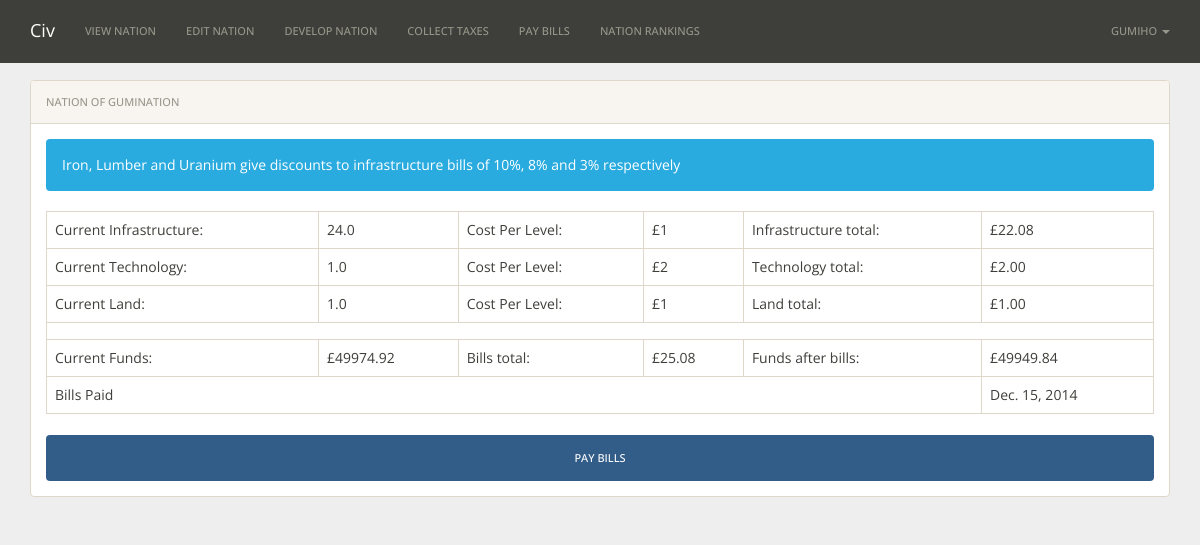
/bills/1/ (signed in), run on an earlier commit of the app's database.
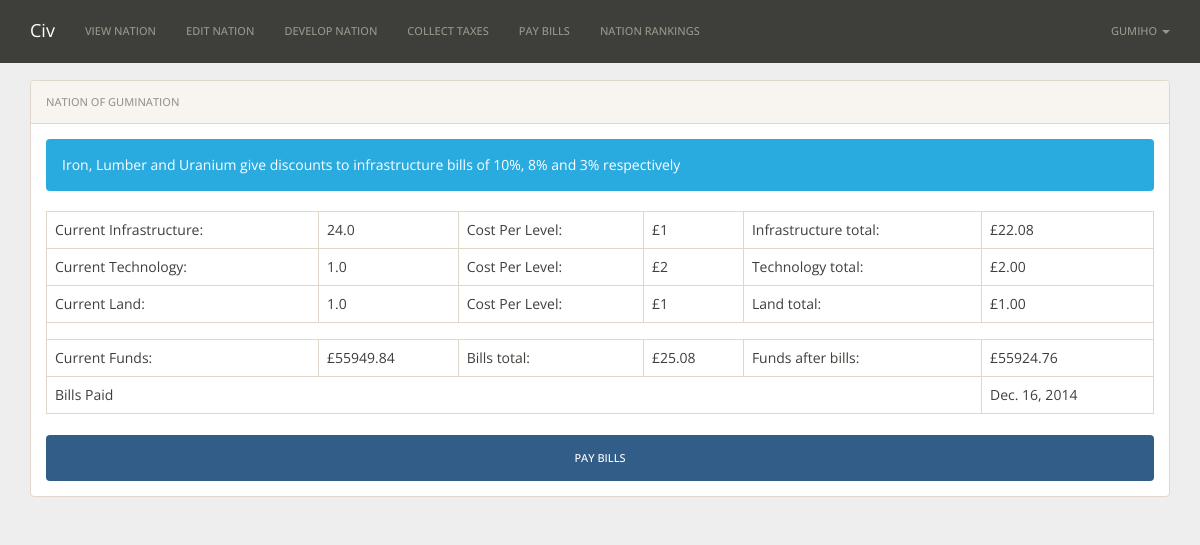
And on a later commit of the database.
### nations/models.py (models this page shows)
class Nation(models.Model):
    user = models.OneToOneField(User)
    nation_name = models.CharField(max_length=30)
    funds = models.DecimalField(default=10000.00, max_digits=19, decimal_places=2)
    government = models.CharField(max_length=30, default='Democratic')
    religion = models.CharField(max_length=30, default='None')
    infrastructure = models.FloatField(default=1.00)
    technology = models.FloatField(default=1.00)
    land = models.FloatField(default=1.00)
    resource1 = models.CharField(max_length=200)
    resource2 = models.CharField(max_length=200)
    peaceful = models.BooleanField(default=False)
    paid_bills = models.DateField()
    collect_taxes = models.DateField()
    tax_rate = models.IntegerField(default=20)
    citizens = models.IntegerField(default=1)

### nations/views.py (the view)
# urls.py: url(r'^bills/(?P<pk>\d+)/$', views.billsNationView.as_view(), name='payBills'),
class billsNationView(DetailView):
	model = Nation
	def get(self, request, pk):
		nation = Nation.objects.get(pk=pk)
		if request.user != nation.user:
			return redirect('noEntry')
		else:
			return render_to_response('nations/nation_bills.html',{'costs': self.costs_generator(nation), 'nation': nation, 'validate': self.bills_validation(nation, datetime.datetime.now().date())},RequestContext(request))
	def post(self, request, pk):
		nation = Nation.objects.get(pk=pk)
		if request.user != nation.user:
			return redirect('noEntry')
		else:
			if self.bills_validation(nation,datetime.datetime.now().date()):
				nation.funds = nation.funds - Decimal(request.POST['bills'])
				nation.paid_bills = datetime.datetime.now().date()
				nation.save()
				return redirect('/nation/' + pk)
			else:
				return redirect('/bills/' + pk)
	def infrastructure_upkeep(self,infrastructure):
		if infrastructure < 100:
			cost = 1
		elif infrastructure >= 100 and infrastructure < 1000:
			cost = 2
		elif infrastructure >= 1000 and infrastructure < 2000:
			cost = 4
		elif infrastructure >= 2000 and infrastructure < 3000:
			cost = 8
		else:
			cost = 15
		return cost
	def calculate_discounts(self, bills, resource1, resource2):
		resources = [resource1,resource2]
		bills = float(bills)
		if 'Iron' in resources:
			bills = bills * 0.90
		if 'Lumber' in resources:
			bills = bills * 0.92
		if 'Uranium' in resources:
			bills = bills * 0.97
		return bills
	def bills_validation(self, nation, date):
		if nation.paid_bills == date:
			return {'payable': False, 'error': 'Can only pay bills once a day.'}
		else:
			infrastructure = self.calculate_discounts(self.infrastructure_upkeep(nation.infrastructure)*nation.infrastructure,nation.resource1,nation.resource2)
			total_bills = infrastructure+nation.technology*2+nation.land*1
			if nation.funds > total_bills:
				return {'payable': True}
			else:
				return {'payable': False, 'error': 'Not enough funds'}
	def costs_generator(self, nation):
		infrastructure = self.calculate_discounts(self.infrastructure_upkeep(nation.infrastructure)*nation.infrastructure,nation.resource1,nation.resource2)
		total_bills = infrastructure+nation.technology*2+nation.land*1
		new_funds = float(nation.funds) - total_bills
		return {'per_infrastructure': self.infrastructure_upkeep(nation.infrastructure), 'per_technology': 2, 'per_land': 1, 'infrastructure': format(infrastructure,'.2f'), 'technology': format(nation.technology*2,'.2f'), 'land': format(nation.land*1,'.2f'), 'total': format(total_bills,'.2f'), 'new_funds': format(new_funds,'.2f')}

### nations/static/templates/nations/nation_bills.html (shortened to what this page needs)
{% extends "base.html" %}
{% block content %}
<div class="container">
	<div class="panel panel-default">
	    <div class="panel-heading">Nation of {{nation.nation_name}}</div>
	    <div class="panel-body">
		    <div class="alert alert-info" role="alert">Iron, Lumber and Uranium give discounts to infrastructure bills of 10%, 8% and 3% respectively</div>
	    	<table class="table table-bordered">
					<tr>
						<td>Current Infrastructure:</td>
						<td>{{nation.infrastructure}}</td>
						<td>Cost Per Level:</td>
						<td>£{{costs.per_infrastructure}}</td>
						<td>Infrastructure total:</td>
						<td>£{{costs.infrastructure}}</td>
					</tr>
					<tr>
						<td>Current Technology: </td>
						<td>{{nation.technology}}</td>
						<td>Cost Per Level:</td>
						<td>£{{costs.per_technology}}</td>
						<td>Technology total:</td>
						<td>£{{costs.technology}}</td>
					</tr>
					<tr>
						<td>Current Land: </td>
						<td>{{nation.land}}</td>
						<td>Cost Per Level:</td>
						<td>£{{costs.per_land}}</td>
						<td>Land total:</td>
						<td>£{{costs.land}}</td>
					</tr>
					<tr>
						<td colspan="6">
						</td>
					</tr>
					<tr>
						<td>Current Funds:</td>
						<td>£{{nation.funds}}</td>
						<td>Bills total:</td>
						<td>£{{costs.total}}</td>
						<td>Funds after bills:</td>
						<td>£{{costs.new_funds}}</td>
					</tr>
					<tr>
						<td colspan="5">Bills Paid</td>
						<td>{{nation.paid_bills}}</td>
					</tr>
			</table>
	    	<form action="" role="form" method="post">
	    		<div class="form-group">
	    			<div class="col-sm-8">
	    			</div>
	    		</div>
	    		{% if validate.payable %}
		    		<input type="submit" class="btn btn-primary btn-block" value="Pay Bills" />
		    	{% else %}
		    		<div class="alert alert-danger" role="alert">{{validate.error}}</div>
		    		<input type="submit" class="btn btn-primary btn-block" value="Pay Bills" disabled />
		    	{% endif %}
		    </form>
		</div>
	</div>
</div>
{% endblock %}

### nations/static/templates/base.html (shortened to what this page needs)
<!DOCTYPE html>
<html>
  <head>{% load staticfiles %}
    <link href="{% static 'css/sandstone.min.css' %}" rel="stylesheet" media="screen">
    <link href="{% static 'css/style.css' %}" rel="stylesheet" media="screen">
    <link href="{% static 'css/bootstrap-table.min.css' %}" rel="stylesheet" media="screen">
    <link href="https://gitcdn.github.io/bootstrap-toggle/2.0.0/css/bootstrap-toggle.min.css" rel="stylesheet">
  </head>
  <body>
    <nav class="navbar navbar-default navbar-fixed-top" role="navigation">
      <div class="container">
        <div class="navbar-header">
          <a class="navbar-brand" href="/">Civ</a>
        </div>
        <div id="navbar" class="collapse navbar-collapse">
          <ul class="nav navbar-nav">
            {% if user.is_anonymous %}
            <li {% if request.><a href="/nation/{{user.nation.id}}">View Nation</a></li>
            <li><a href="/edit/{{user.nation.id}}">Edit Nation </a></li>
            <li><a href="/expand/{{user.nation.id}}">Develop Nation </a></li>
            <li><a href="/taxes/{{user.nation.id}}">Collect Taxes </a></li>
            <li><a href="/bills/{{user.nation.id}}">Pay Bills </a></li>
            <li><a href="/rank">Nation Rankings </a></li>
          </ul>
          <ul class="nav navbar-nav navbar-right">
            {% if user.is_anonymous %}
              <li>
                <a href="/register/">Sign Up</a>
              </li>
              <li>
                <a href="{% url 'django.contrib.auth.views.login' %}">Login</a>
              </li>
            {% else %}
              <li class="dropdown" id="menuLogin">
                <a class="dropdown-toggle" href="#" data-toggle="dropdown" id="navLogin">{{ user }} <span class="caret"></span></a>
              </li>
            {% endif %}
          </ul>
        </div>
      </div>
    </nav>
	{% block content %}{% endblock %}
  </body>
</html>

### nations/static/css/style.css (style rules this page uses)
body { padding-top: 80px; background-color: #eee; font-family: 'Open Sans', sans-serif!important; }
ul.nav.navbar-nav li a { line-height: 22px !important; }

What changed in the data, as far as the page shows it:
changed Nation "GUMINATION": funds "49974.92" → "55949.84"; paid_bills "Dec. 15, 2014" → "Dec. 16, 2014"
Also different on the page:
{{ costs.new_funds }}: "49949.84" → "55924.76"
